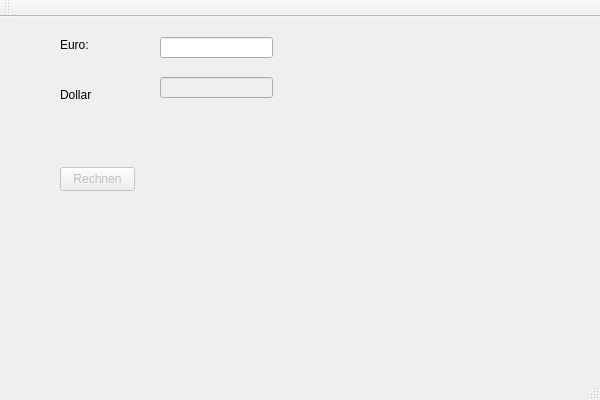
<?xml version="1.0" encoding="UTF-8"?>
<ui version="4.0">
 <class>Euro2DollarCalculatorClass</class>
 <widget class="QMainWindow" name="Euro2DollarCalculatorClass">
  <property name="geometry">
   <rect>
    <x>0</x>
    <y>0</y>
    <width>600</width>
    <height>400</height>
   </rect>
  </property>
  <property name="windowTitle">
   <string>Euro2DollarCalculator</string>
  </property>
  <widget class="QWidget" name="centralWidget">
   <widget class="QLineEdit" name="txt_euro">
    <property name="geometry">
     <rect>
      <x>160</x>
      <y>20</y>
      <width>113</width>
      <height>21</height>
     </rect>
    </property>
   </widget>
   <widget class="QLabel" name="lbl_euro">
    <property name="geometry">
     <rect>
      <x>60</x>
      <y>20</y>
      <width>49</width>
      <height>16</height>
     </rect>
    </property>
    <property name="text">
     <string>Euro: </string>
    </property>
   </widget>
   <widget class="QLabel" name="lbl_dollar">
    <property name="geometry">
     <rect>
      <x>60</x>
      <y>70</y>
      <width>49</width>
      <height>16</height>
     </rect>
    </property>
    <property name="lineWidth">
     <number>4</number>
    </property>
    <property name="text">
     <string>Dollar</string>
    </property>
   </widget>
   <widget class="QLineEdit" name="txt_dollar">
    <property name="enabled">
     <bool>false</bool>
    </property>
    <property name="geometry">
     <rect>
      <x>160</x>
      <y>60</y>
      <width>113</width>
      <height>21</height>
     </rect>
    </property>
   </widget>
   <widget class="QPushButton" name="btn_rechnen">
    <property name="enabled">
     <bool>false</bool>
    </property>
    <property name="geometry">
     <rect>
      <x>60</x>
      <y>150</y>
      <width>75</width>
      <height>24</height>
     </rect>
    </property>
    <property name="text">
     <string>Rechnen</string>
    </property>
   </widget>
  </widget>
  <widget class="QMenuBar" name="menuBar">
   <property name="geometry">
    <rect>
     <x>0</x>
     <y>0</y>
     <width>600</width>
     <height>22</height>
    </rect>
   </property>
  </widget>
  <widget class="QToolBar" name="mainToolBar">
   <attribute name="toolBarArea">
    <enum>TopToolBarArea</enum>
   </attribute>
   <attribute name="toolBarBreak">
    <bool>false</bool>
   </attribute>
  </widget>
  <widget class="QStatusBar" name="statusBar"/>
 </widget>
 <layoutdefault spacing="6" margin="11"/>
 <resources>
  <include location="Euro2DollarCalculator.qrc"/>
 </resources>
 <connections/>
</ui>
